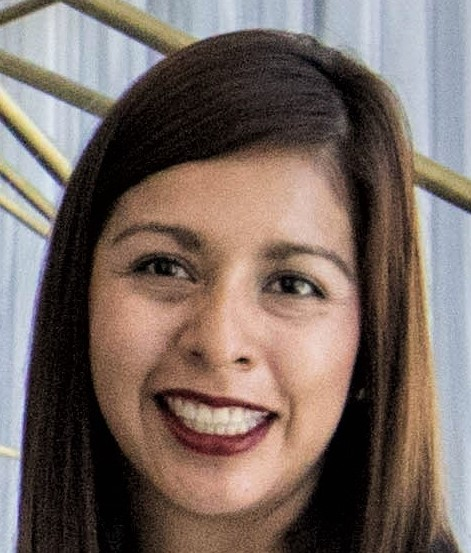
#> input picture images/face.jpeg, 471 x 553 px
$ python 'ORB Object Detection.py'
#> lines starting #> are read from the running program, lines starting #| are printed output that depends on the picture
# This is an object detection script that implements ORB

import cv2
import matplotlib.pyplot as plt

# Import copy to make copies of the training image
import copy

#! Setting the default figure size
plt.rcParams['figure.figsize'] = [34.0, 34.0]

# Loading the training image and converting it's colour to RGB
im = cv2.imread('./images/face.jpeg')
#> im is the input picture: shape (553, 471, 3); mean B, G, R 98.9, 105.9, 121
training_im = cv2.cvtColor(im, cv2.COLOR_BGR2RGB)
training_gray = cv2.cvtColor(training_im, cv2.COLOR_RGB2GRAY)
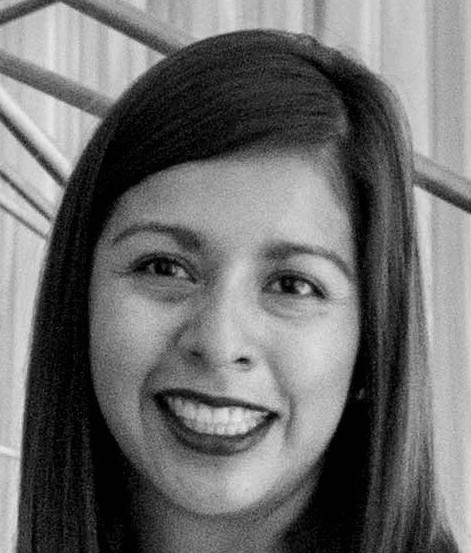
#> training_gray: shape (553, 471); min 0, max 238, mean 109.6

# Loading Querry Image
im2 = cv2.imread('./images/team.jpeg')
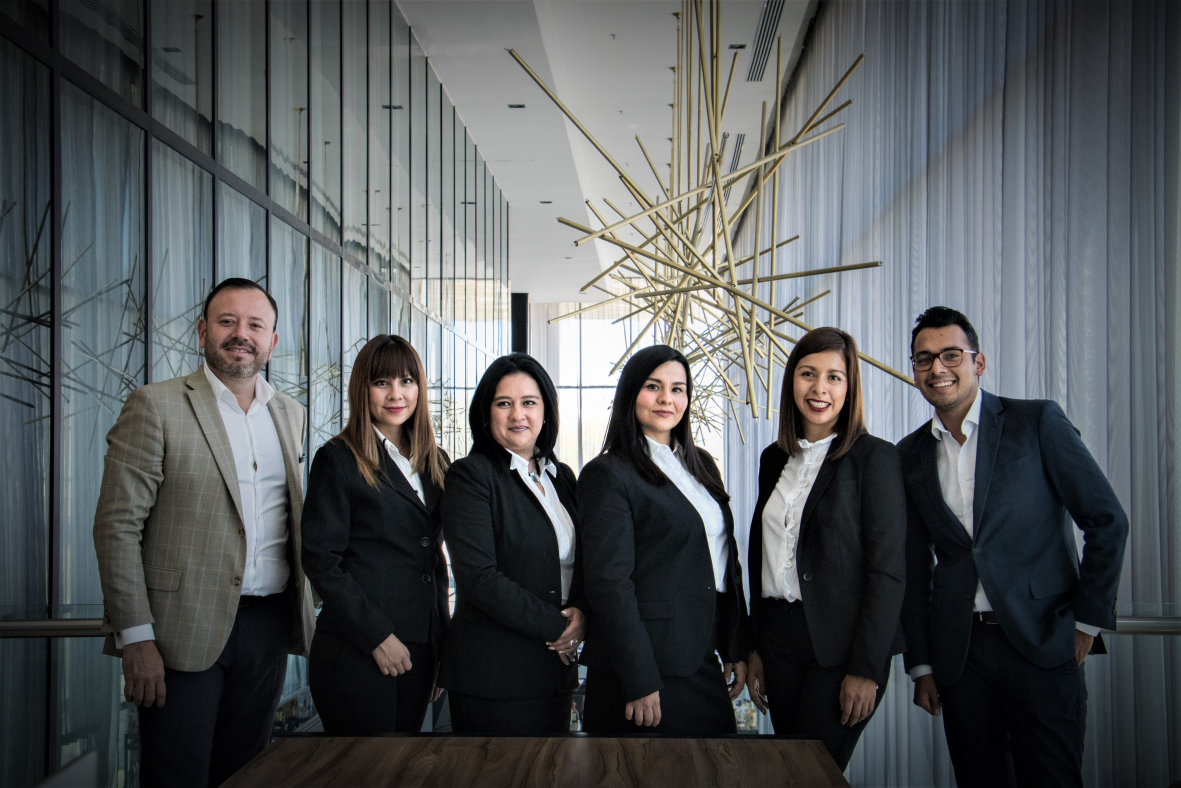
#> input picture images/Team.jpeg, 5905 x 3937 px, found by its file name (shown at 1/5 size)
#> im2 is the input picture: shape (3937, 5905, 3); mean B, G, R 88.3, 86.5, 83.2
querry_im = cv2.cvtColor(im2, cv2.COLOR_BGR2RGB)
querry_gray = cv2.cvtColor(querry_im, cv2.COLOR_RGB2GRAY)
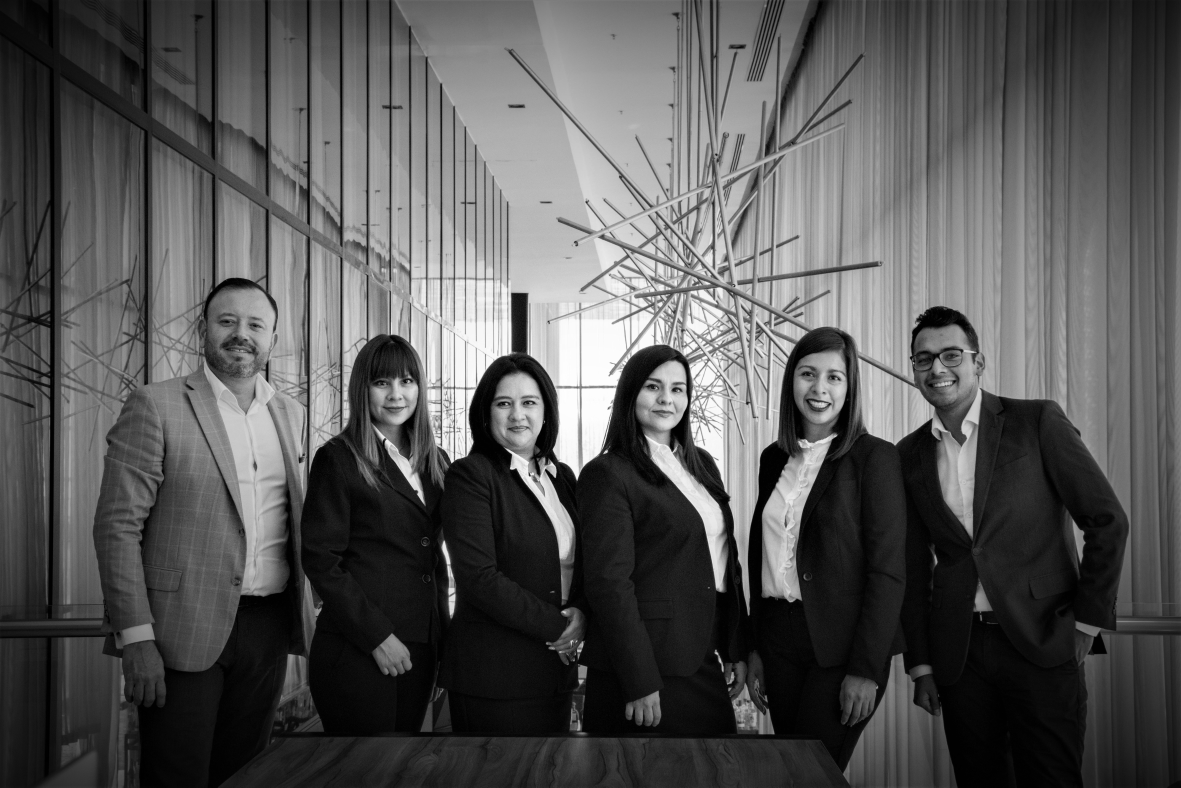
#> querry_gray: shape (3937, 5905) (shown at 1/5 size); min 0, max 255, mean 85.7

# Displaying the images
plt.subplot(121)
plt.title('Original Training Image')
plt.imshow(training_im)
plt.subplot(122)
plt.title('Original Querry Image')
plt.imshow(querry_im, cmap='gray')
plt.show()
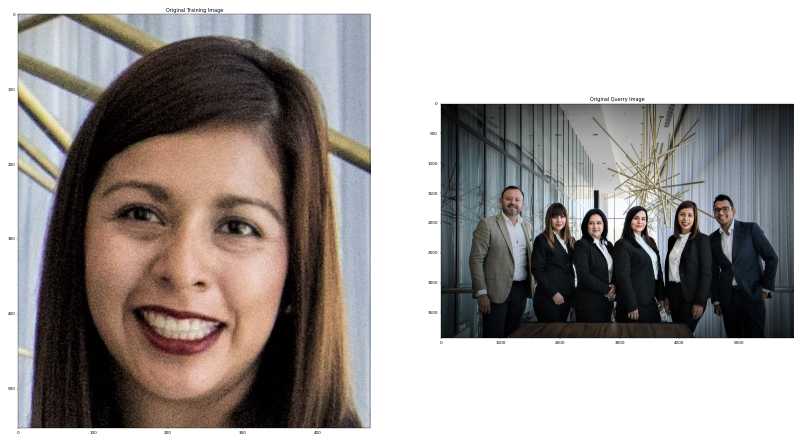
#> figure drawn by matplotlib, 2 panels

# Specifying the number of keypoints to locate and the pyramid decimation ration for the ORB algo
nPoint = 5000
nScale = 2.0
orb = cv2.ORB_create(nPoint, nScale)

# Finding the keypoint in gray scale image, None param indicates no masking
keypoints_train, descriptor_train = orb.detectAndCompute(training_gray, None)
#> keypoints_train = 2504 keypoints; strongest (x, y, size): (306, 286, 62), (252, 420, 124), (272, 412, 124), (300, 288, 124)
keypoints_querry, descriptor_querry = orb.detectAndCompute(querry_gray, None)
#> keypoints_querry = 4941 keypoints; strongest (x, y, size): (2880, 2336, 992), (2816, 2368, 992), (2816, 2240, 992), (2260, 2304, 124)

# Creating copies of the training image to draw our keypoints on
keyp_without_size = copy.copy(training_im)
keyp_with_size = copy.copy(training_im)

# Draw the keypoints without size or orientation on a copy of the training image
cv2.drawKeypoints(training_im, keypoints_train, keyp_without_size,
                  flags=cv2.DRAW_MATCHES_FLAGS_DRAW_RICH_KEYPOINTS)
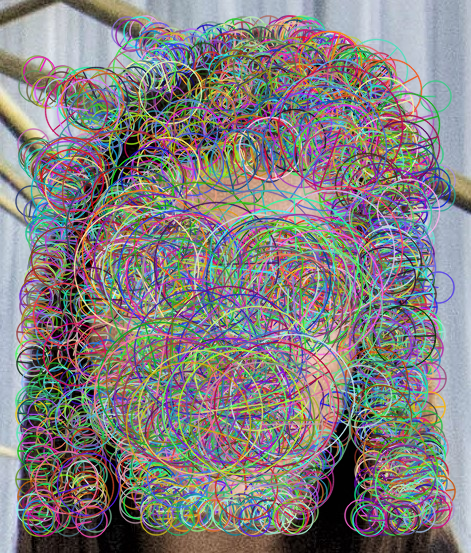
#> keyp_without_size: shape (553, 471, 3); mean R, G, B 131.9, 128.2, 127.7

# Displaying the image with keypoint without size and orientation
plt.subplot(121)
plt.title('Keypoints without size or orientation')
plt.imshow(keyp_without_size)

# Displaying the image with the keypoints with size and orientation
plt.subplot(122)
plt.title('Keypoints with size and orientation')
plt.imshow(keyp_with_size)
plt.show()

# Creating a Brute Force Matcher, using crossCheck to ensure consistent result
bf = cv2.BFMatcher(cv2.NORM_HAMMING, crossCheck=True)

# Performing the matching between the two ORB descriptors
matches = bf.match(descriptor_train, descriptor_querry)
#> matches = 662 matches

# Matches with shorter distance are more interesting, performing a sorting operation based on distance
matches = sorted(matches, key=lambda x: x.distance)

# Connecting the Keypoints in the training image with their best matching keypoints in the querry image
# We are only intereset in the shorter distance hence selection of only 300
result = cv2.drawMatches(training_gray, keypoints_train, querry_gray,
                         keypoints_querry, matches[:100], querry_gray, flags=2)
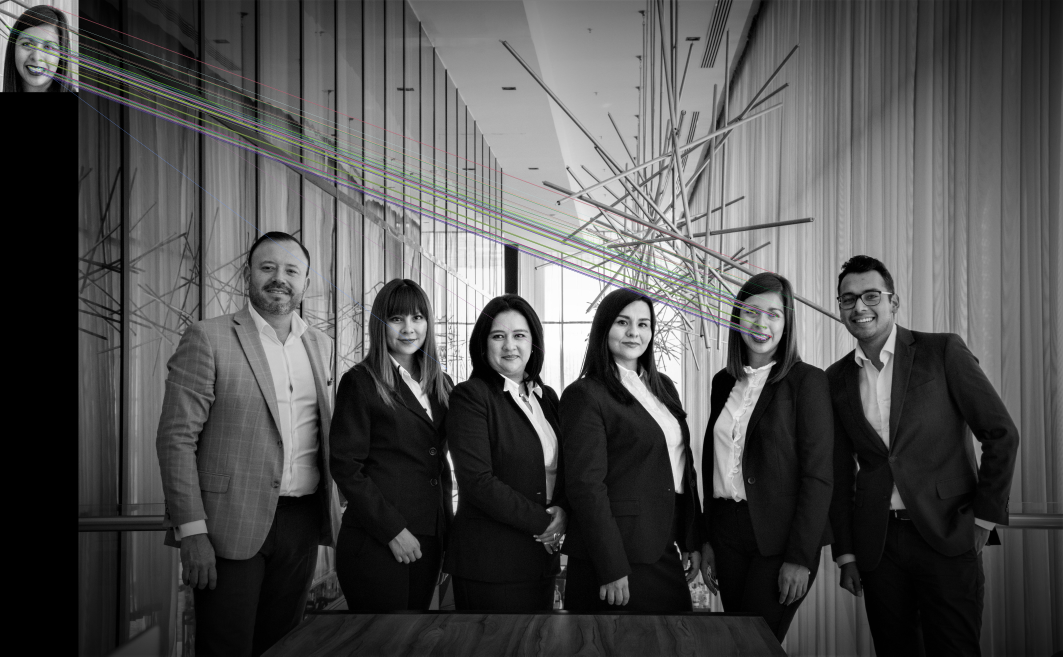
#> result: shape (3937, 6376, 3) (shown at 1/6 size); mean of channels 0, 1, 2 80.4, 80.6, 80.5; drawn as B, G, R

# Plotting the best matching points
plt.title('Best Matching Points', fontsize=30)
plt.imshow(result)
plt.show()

# Print the shape of the training image
print('\nThe Training Image has shape:', training_gray.shape)
#| The Training Image has shape: (553, 471)

# Print the shape of the query image
print('The Query Image has shape:', querry_gray.shape)
#| The Query Image has shape: (3937, 5905)
